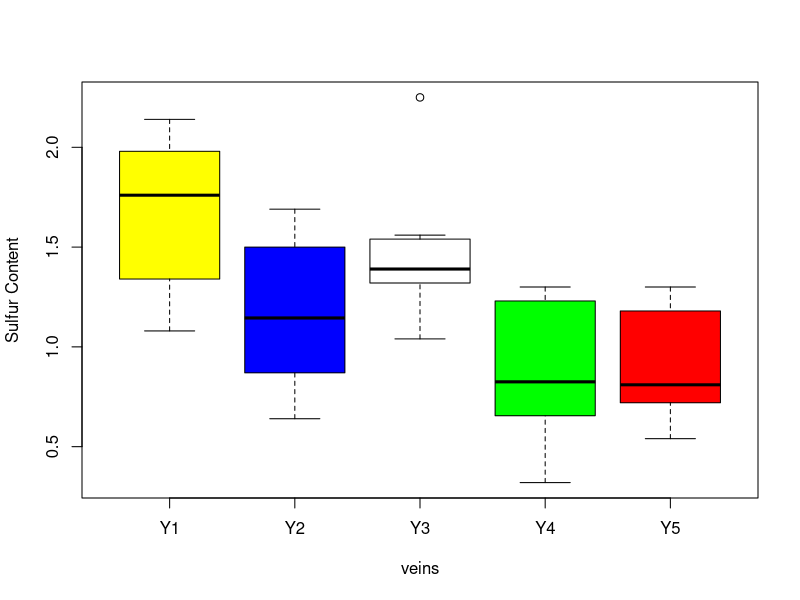

Write the R code that produced this figure.
## ---- chunk 1
Y1=c(1.51,1.92,1.08,2.04,2.14,1.76,1.17)
Y2=c(1.69,0.64,0.90,1.41,1.01,0.84,1.28,1.59)
Y3=c(1.56,1.22,1.32,1.39,1.33,1.54,1.04,2.25,1.49)
Y4=c(1.30,0.75,1.26,0.69,0.62,0.90,1.20,0.32)
Y5=c(0.73,0.80,0.90,1.24,0.82,0.72,0.57,1.18,0.54,1.3)
Y=c(Y1,Y2,Y3,Y4,Y5)
## ---- chunk 2
k=5 #Number of treatments
N=length(Y) #Total number of data
#number of data in each treatment
n1<-length(Y1)
n2<-length(Y2)
n3<-length(Y3)
n4<-length(Y4)
n5<-length(Y5)
Tot<-sum(Y)
SStot<-sum(Y*Y)-Tot^2/N
invn<-c(1/n1, 1/n2, 1/n3, 1/n4, 1/n5)
Tots<-c(sum(Y1), sum(Y2), sum(Y3), sum(Y4), sum(Y5))
Tsqrd<-Tots*Tots
SStr<-sum(Tsqrd*invn) - Tot^2/N
SSE=SStot-SStr
## ---- chunk 3
MSStr<-SStr/(k-1)
MSSE<-SSE/(N-k)
#Statistic F, with k-1 and N-k degrees of freedom
Fs<-MSStr/MSSE
sprintf("The value of the F statistic is: %f", Fs)
## ---- chunk 4
p_value<-1-pf(Fs, df1=k-1, df2=N-k, lower.tail = TRUE, log.p = FALSE)
sprintf("The p-value of the statistic Fs is: %f", p_value)
## ---- chunk 5
veins<-as.factor(rep(c("Y1", "Y2", "Y3", "Y4", "Y5"), c(n1, n2, n3, n4, n5)))
veins
## ---- chunk 6
boxplot(Y ~ veins, col = c("yellow", "blue", "white","green", "red"), ylab = "Sulfur Content")
## ---- chunk 7
aovtest=aov(lm(Y ~ veins))
summary(aovtest)
